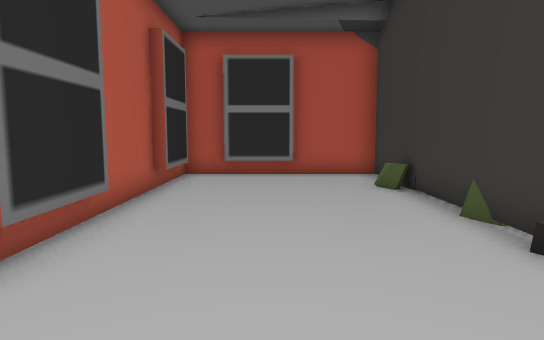
view 1 (above)

13 first-person views from a walk through a scene from a Unity 3-D project. The camera is 1.4 m above the floor, tilts 6° down and sees 75° across. The floor is counted in squares, 1 m on a side. Each view is taken from the middle of a square. On the plan, view 1 faces up. The plan holds only what a view shows up to about 15 squares ahead; the rest is blank. The place goes on beyond the plan.

view 2
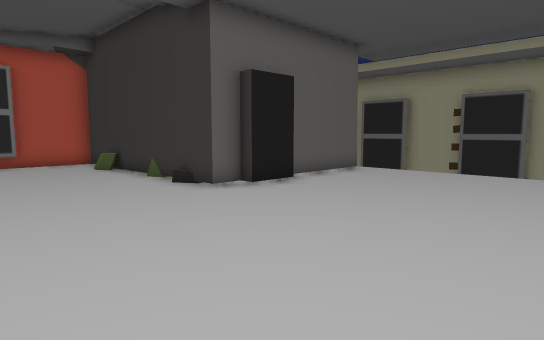

view 3
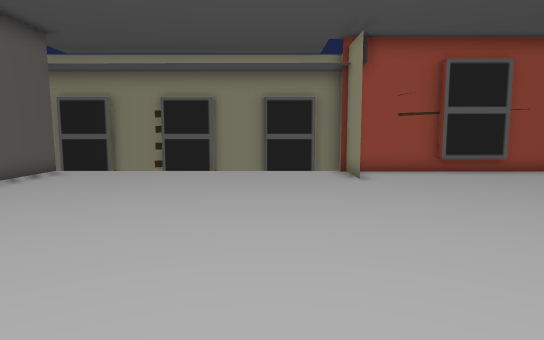

view 4
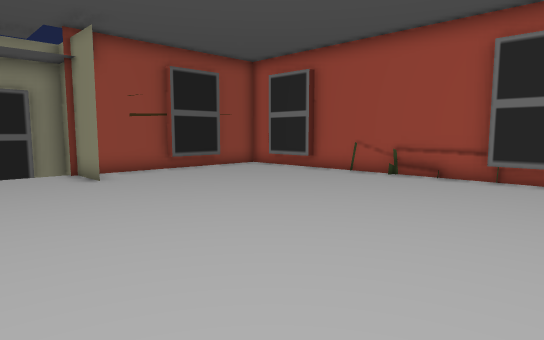

view 5
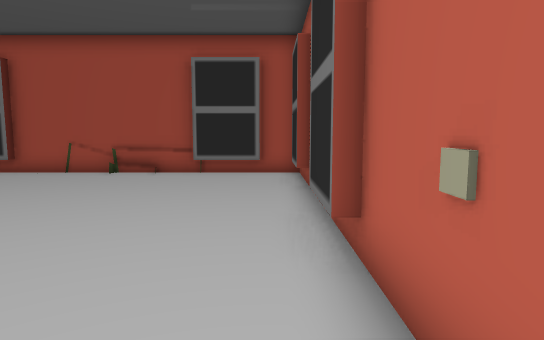

view 6
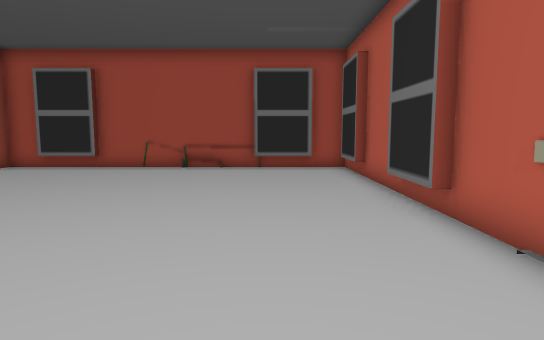

view 7
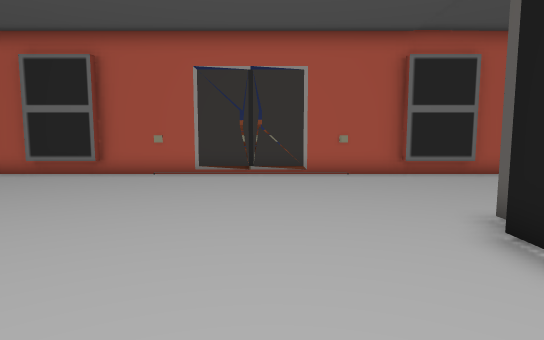

view 8
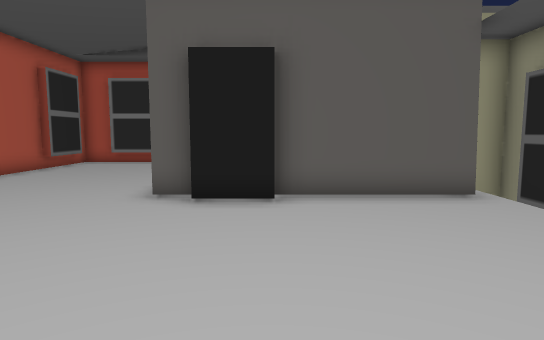

view 9
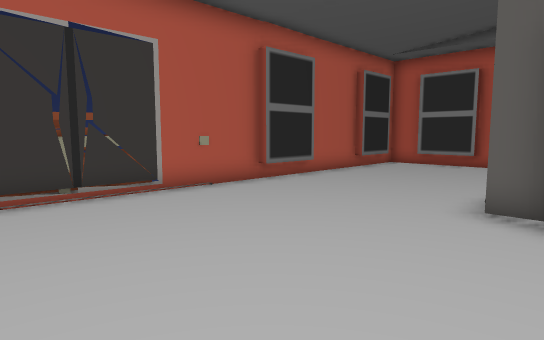

view 10
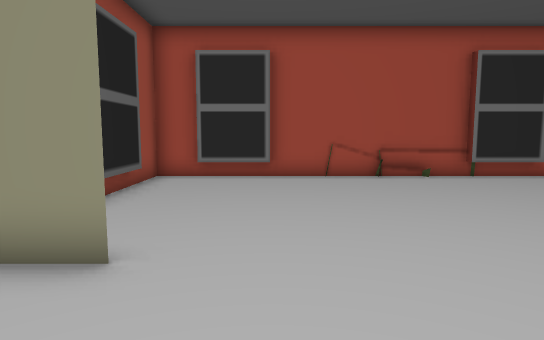

view 11
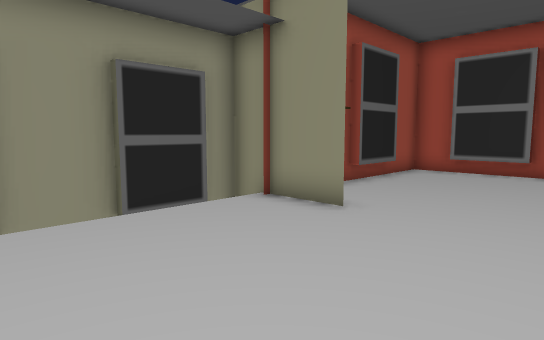

view 12
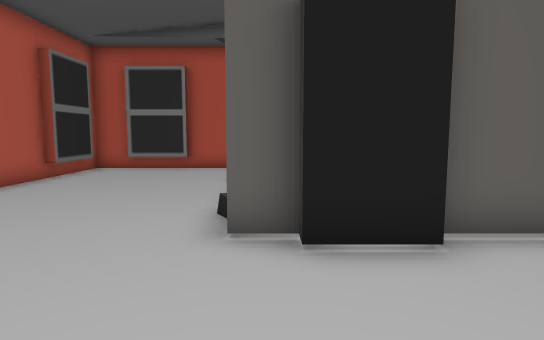

view 13
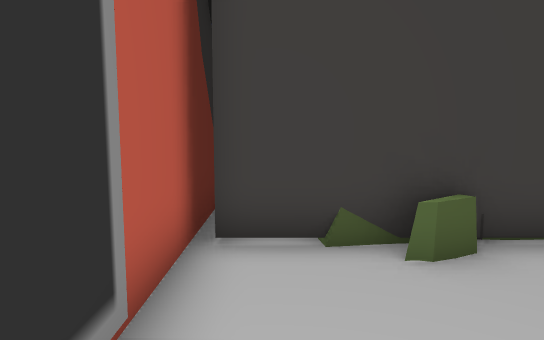

### Floor plan
Key: @ floor where view 1 was taken; # wall or solid block; . floor; = window, fence, low wall or low ledge; ^ raised ledge; v drop or lower ground.
Columns run from 4 left of view 1 to 12 right of it. Each row starts with its distance up from view 1.
 12  v#########
 11  #......#
 10  #......=
  9  #.....#=
  8  #......=
  7  #......=
  6  #......#
  5  #......=
  4  #......#       v
  3  #......#######vv
  2  #.......##....vv
  1  #.............vv
  0 ^#..@..........vv
 -1 ^#.............vv
 -2 ^#.............v#
 -3  #.............vv
 -4  #.............vv
 -5  #.............vv
 -6  #.............vv
 -7  #.............vv
 -8  #...........##vv
 -9  #.............#
-10  #.............#
-11  #.............#
-12  #.............#
-13  #.............#
-14  #.............#
-15  #.##......###.#
-16      =====#

Where each view was taken, in squares from view 1:
view 1: 0 up, 0 right, facing up
view 2: 5 down, 2 left, facing up-right
view 3: 5 down, 2 left, facing right
view 4: 4 down, 2 left, facing down-right
view 5: 3 down, 2 left, facing down
view 6: 1 down, 0 right, facing down
view 7: 1 down, 9 right, facing left
view 8: 5 down, 6 right, facing up
view 9: 4 down, 5 right, facing up-left
view 10: 4 down, 7 right, facing down
view 11: 2 down, 5 right, facing down-right
view 12: 2 down, 4 right, facing up
view 13: 11 up, 1 left, facing right
